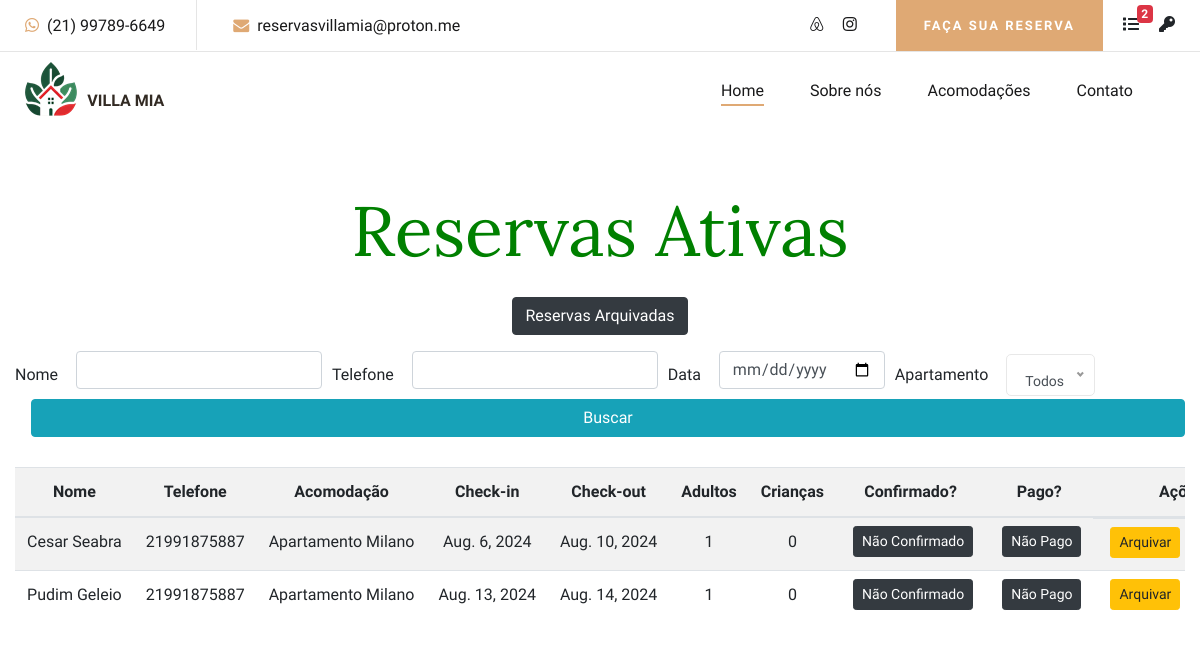
The page /admin-bookings/ (signed in) on the database its author committed.
### backend/models.py (models this page shows, shortened)
class Booking(models.Model):
    phone_regex = RegexValidator(regex=r'^\d{1,13}$', message="Phone number must be numeric and up to 13 digits")
    user = models.ForeignKey(User, on_delete=models.CASCADE, null=True, blank=True)
    guest_name = models.CharField(max_length=100, null=True, blank=True)
    phone_number = models.CharField(validators=[phone_regex], max_length=13, null=True, blank=True)
    room = models.ForeignKey(Room, on_delete=models.CASCADE)
    check_in = models.DateField()
    check_out = models.DateField()
    adults = models.PositiveIntegerField()
    children = models.PositiveIntegerField()
    created_at = models.DateTimeField(auto_now_add=True)
    confirmed = models.BooleanField(default=False)
    new_reservation = models.BooleanField(default=True, help_text="Indicates if the reservation is new")
    is_paid = models.BooleanField(default=False)
    archived = models.BooleanField(default=False)

class Room(models.Model):
    title = models.CharField(max_length=200)
    description = models.CharField(max_length=600)
    image = models.ImageField(upload_to='room_images/', blank=True, null=True)  # Main image
    capacity = models.IntegerField()
    ac = models.BooleanField(default=False)
    tv = models.BooleanField(default=True)
    wifi = models.BooleanField(default=True)
    bathtub = models.BooleanField(default=False)
    price = models.FloatField()
    category = models.ForeignKey(Category, on_delete=models.CASCADE, default=1)
    available = models.BooleanField(default=True)

### backend/views.py (the view)
# urls.py: path('admin-bookings/', views.admin_bookings, name='admin_bookings'),
@user_passes_test(lambda u: u.is_staff)
def admin_bookings(request):
    past_checkouts = Booking.objects.filter(check_out__lt=timezone.now(), archived=False)
    for booking in past_checkouts:
        booking.archived = True
        booking.room.check_in = None
        booking.room.check_out = None
        booking.save()
    bookings = Booking.objects.filter(archived=False)
    nome = request.GET.get('nome')
    data = request.GET.get('data')
    apartamento = request.GET.get('apartamento')
    telefone = request.GET.get('telefone')
    if nome:
        bookings = bookings.filter(guest_name__icontains=nome)
    if data:
        bookings = bookings.filter(check_in__lte=data, check_out__gte=data)
    if apartamento:
        bookings = bookings.filter(room__id=apartamento)
    if telefone:
        bookings = bookings.filter(phone_number__icontains=telefone)
    rooms = Room.objects.all()
    return render(request, 'backend/admin_bookings.html', {
        'bookings': bookings,
        'rooms': rooms,
    })

### backend/templates/backend/admin_bookings.html (shortened to what this page needs)
{% extends "backend/layout.html" %}
{% block body %}
<div class="container mt-5 reservas">
  <div class="center-text">
    <h1 style="color: green;">Reservas Ativas</h1>
  </div>
  <br />
  <div class="d-flex justify-content-center mb-3">
    <a href="{% url 'archived_bookings' %}" class="btn btn-dark">Reservas Arquivadas</a>
  </div>
  <div class="filter-container">
    <form method="get" class="form-inline">
      <div class="form-group">
        <label for="nome">Nome</label>
        <input type="text" id="nome" name="nome" class="form-control ml-2" value="{{ request.GET.nome }}">
      </div>
      <div class="form-group">
        <label for="telefone">Telefone</label>
        <input type="text" id="telefone" name="telefone" class="form-control ml-2" value="{{ request.GET.telefone }}">
      </div>
      <div class="form-group">
        <label for="data">Data</label>
        <input type="date" id="data" name="data" class="form-control ml-2" value="{{ request.GET.data }}">
      </div>
      <div class="form-group">
        <label for="apartamento">Apartamento</label>
      </div>
      <button type="submit" class="btn btn-info ml-3">Buscar</button>
    </form>
  </div>
  <div class="table-responsive desktop-columns">
    <table class="table table-striped">
      <thead>
        <tr>
          <th>Nome</th>
          <th>Telefone</th>
          <th>Acomodação</th>
          <th>Check-in</th>
          <th>Check-out</th>
          <th>Adultos</th>
          <th>Crianças</th>
          <th>Confirmado?</th>
          <th>Pago?</th>
          <th>Ações</th>
        </tr>
      </thead>
      <tbody>
        {% for booking in bookings %}
        <tr id="booking-{{ booking.id }}">
          <td>
            {% if booking.guest_name %}
            {{ booking.guest_name }}
            {% elif booking.user %}
            {{ booking.user.username }}
            {% else %}
            Unknown
            {% endif %}
          </td>
          <td>{{ booking.phone_number }}</td>
          <td>{{ booking.room.title }}</td>
          <td>{{ booking.check_in }}</td>
          <td>{{ booking.check_out }}</td>
          <td>{{ booking.adults }}</td>
          <td>{{ booking.children }}</td>
          <td>
            <form method="post" action="{% url 'toggle_confirm_status' booking.id %}" class="d-inline">
              <button type="submit" class="btn {% if booking.confirmed %}btn-success{% else %}btn-dark{% endif %} btn-sm">
                {% if booking.confirmed %} Confirmado {% else %} Não Confirmado {% endif %}
              </button>
            </form>
          </td>
          <td>
            <form method="post" action="{% url 'toggle_paid_status' booking.id %}" class="d-inline">
              <button type="submit" class="btn {% if booking.is_paid %}btn-info{% else %}btn-dark{% endif %} btn-sm">
                {% if booking.is_paid %} Pago {% else %} Não Pago {% endif %}
              </button>
            </form>
          </td>
          <td class="action-buttons">
            <form method="post" action="{% url 'archive_booking' booking.id %}" class="d-inline archive-form">
              <button type="submit" class="btn btn-warning btn-sm">Arquivar</button>
            </form>
          </td>
        </tr>
        {% endfor %}
      </tbody>
    </table>
  </div>
</div>
{% endblock %}

### backend/static/css/mobile.css (style rules this page uses)
body { margin: 0; padding: 0; overflow-x: hidden; }
.container, .container-fluid { padding-left: 15px; padding-right: 15px; }

### backend/static/css/style.css (style rules this page uses)
html, body { height: 100%; font-family: "Cabin", sans-serif; -webkit-font-smoothing: antialiased; font-smoothing: antialiased; }
h1, h2, h3, h4, h5, h6 { margin: 0; color: #111111; font-weight: 400; font-family: "Lora", serif; }
h1 { font-size: 70px; }
@media only screen and (min-width: 1200px) { .container { max-width: 1180px; } }

### backend/templates/backend/admin_bookings.html (style rules this page uses)
.btn-sm { margin-left: 5px; margin-top: -4px; white-space: nowrap; }
td { white-space: nowrap; }
@media (min-width: 768px) { .table-responsive { overflow-x: auto; } }
@media (min-width: 768px) { .table { width: 100%; margin-bottom: 1rem; background-color: transparent; } }
@media (min-width: 768px) { th, td { text-align: center; vertical-align: middle; } }
@media (min-width: 768px) { th { background-color: #f2f2f2; } }
@media (min-width: 768px) { .table th, .table td { padding: 0.75rem; border-top: 1px solid #dee2e6; } }
.action-buttons { display: flex; justify-content: center; gap: 10px; }
@media only screen and (min-width: 1200px) { .reservas { max-width: 1300px; } }
.filter-container { display: flex; justify-content: center; align-items: center; margin-bottom: 20px; flex-wrap: wrap; }
.form-inline .form-group { display: flex; align-items: center; margin-right: 10px; flex-wrap: wrap; }
.form-inline .form-group label { margin-right: 10px; white-space: nowrap; }
.form-inline .form-group input, .form-inline .form-group select, .form-inline button { flex: 1 1 auto; margin-bottom: 10px; }
.form-inline button { margin-left: 0; }
.center-text { text-align: center; width: 100%; }

### rows shown on the page
Booking: guest_name "Cesar Seabra", phone_number "21991875887", room "Apartamento Milano", check_in "Aug. 6, 2024", check_out "Aug. 10, 2024", adults "1", children "0", confirmed "Não Confirmado", is_paid "Não Pago"
Booking: guest_name "Pudim Geleio", phone_number "21991875887", room "Apartamento Milano", check_in "Aug. 13, 2024", check_out "Aug. 14, 2024", adults "1", children "0", confirmed "Não Confirmado", is_paid "Não Pago"
